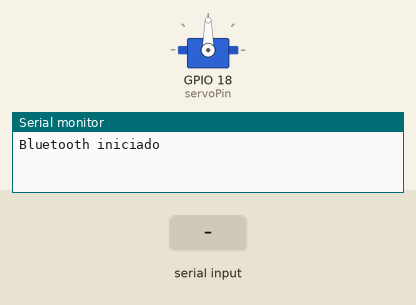
Bench run of a sketch on a simulated ESP32. On the bench: servo, the last lines printed to the serial monitor. Inputs (shaded band) come from the test bench. Nothing arrives over Bluetooth unless stated.

Above: at 1.2 s.
1.3 s: "5\n" received over the second serial link
At 2.5 s:
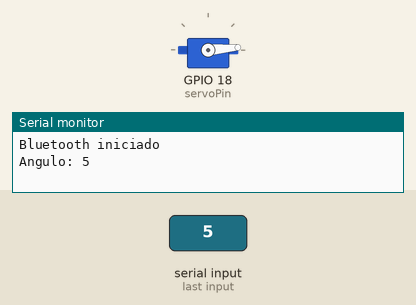
2.8 s: "90\n" received over the second serial link
At 3.7 s:
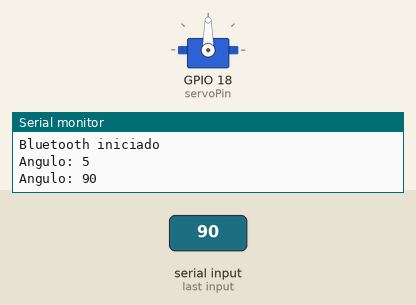
Timing chart, 0 to 5.8 s (numbered marks = the images above; inputs shaded):
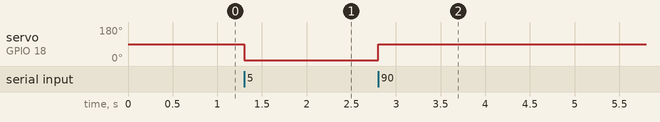

The sketch:

servo_bluetooth.ino
```cpp
#include <ESP32Servo.h>
#include "BluetoothSerial.h"

Servo myServo;
BluetoothSerial SerialBT;

const int servoPin = 18;

int angle = 90;
String receivedData = "";

unsigned long lastReceived = 0;

void setup() {
  Serial.begin(9600);

  SerialBT.begin("ESP32_Servo");

  myServo.setPeriodHertz(50);
  myServo.attach(servoPin, 500, 2400);

  myServo.write(angle);

  Serial.println("Bluetooth iniciado");
  SerialBT.println("ESP32 conectado");
}

void loop() {

  while (SerialBT.available()) {
    char receivedChar = SerialBT.read();

    if (receivedChar == '\n' || receivedChar == '\r') {
      processData();
    }
    else if (isDigit(receivedChar)) {
      receivedData += receivedChar;
      lastReceived = millis();
    }
  }

  // Procesar si termina el envío sin salto de línea
  if (receivedData.length() > 0 &&
      millis() - lastReceived > 150) {
    processData();
  }
}

void processData() {

  if (receivedData.length() > 0) {

    int newAngle = receivedData.toInt();

    if (newAngle >= 0 && newAngle <= 180) {

      angle = newAngle;
      myServo.write(angle);

      Serial.print("Angulo: ");
      Serial.println(angle);

      SerialBT.print("Angulo recibido: ");
      SerialBT.println(angle);
    }

    receivedData = "";
  }
}
```

Measured:
- after the input at 1.3 s, servo on GPIO 18 (servoPin): 90° → 5° at once
- after the input at 2.8 s, servo on GPIO 18 (servoPin): 5° → 90° at once
